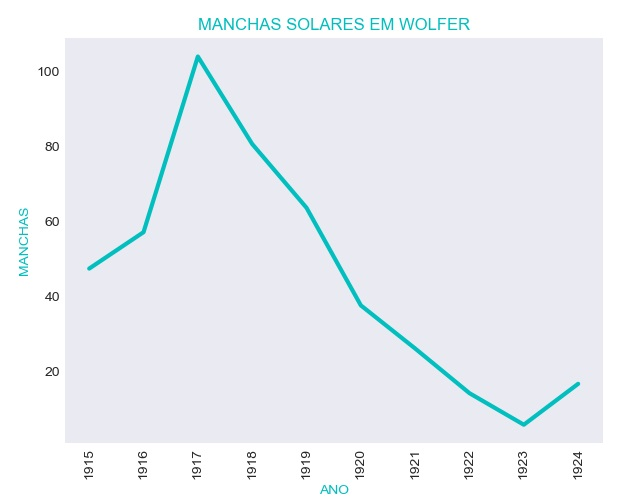

Write the Python code that produced this figure.
import pandas as pd
import matplotlib.pyplot as plt

dataset = pd.read_csv("a2_MANCHAS.csv")
dataset = dataset.tail(10)

x = dataset.Ano
y = dataset.manchas

plt.style.use('seaborn-dark')
plt.plot(x, y, color = 'c', linewidth = 3)
plt.title('MANCHAS SOLARES EM WOLFER', fontsize=12, color = 'c')
plt.xlabel('ANO',  color = 'c', fontsize=10)
plt.ylabel('MANCHAS', color = 'c', fontsize=10)
plt.xticks(x, dataset.Ano, rotation = 'vertical')
plt.grid(True, linewidth=0)

plt.show()

#plt.savefig("10ultimos_resultados.jpg")#
